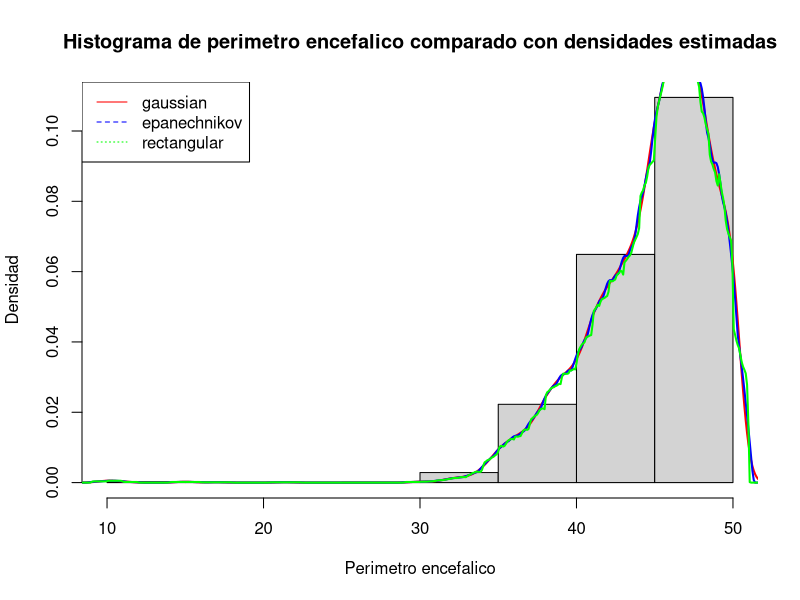
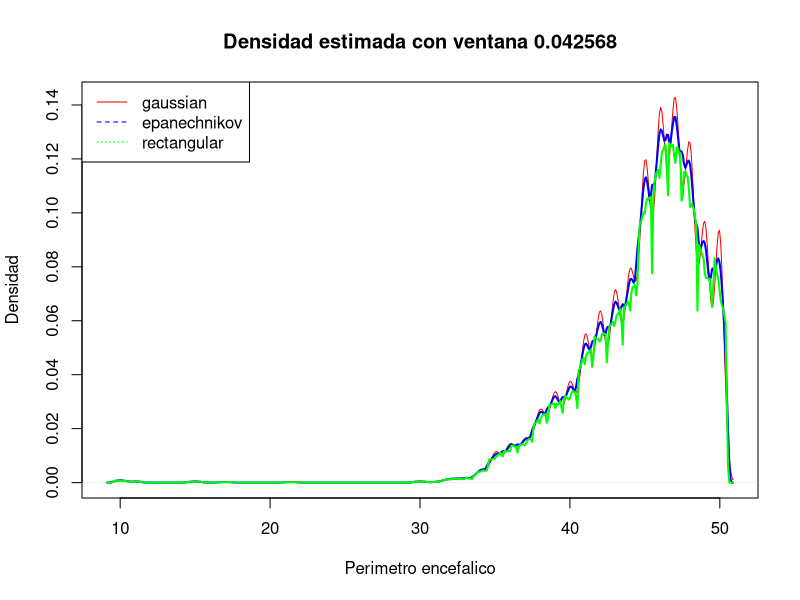
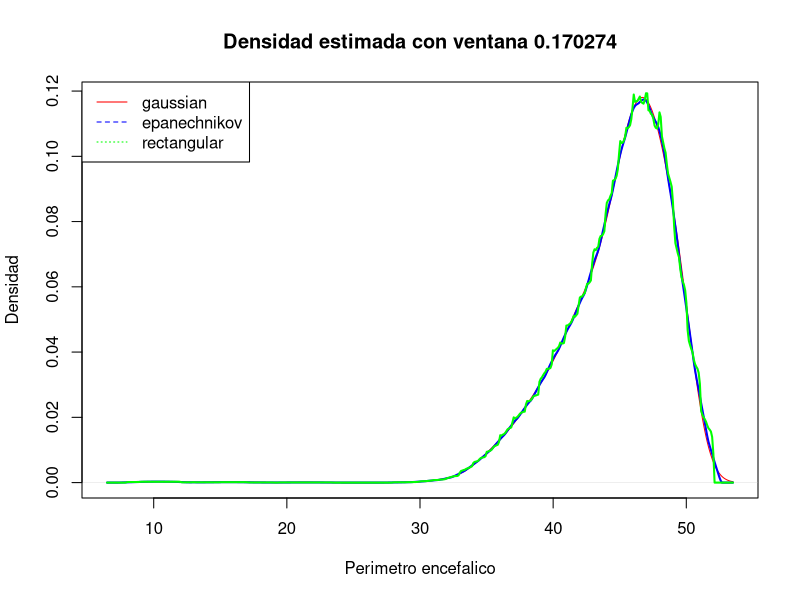
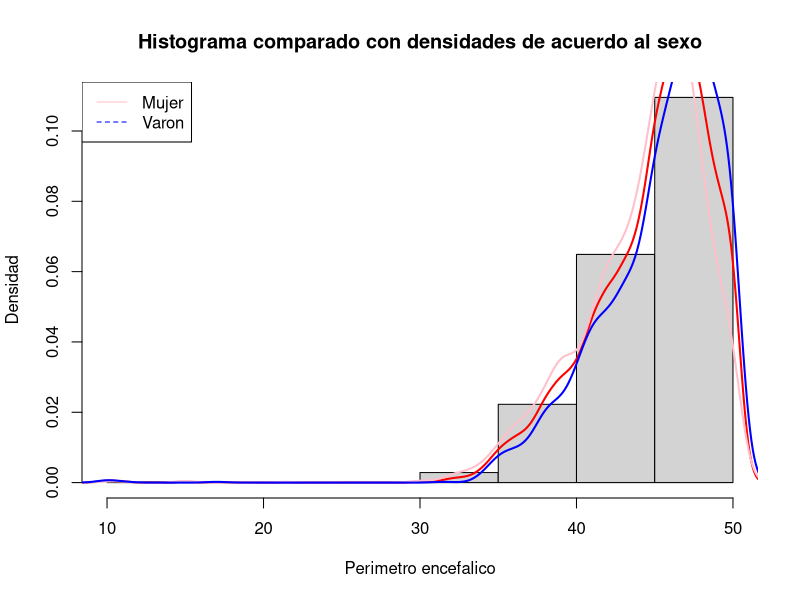
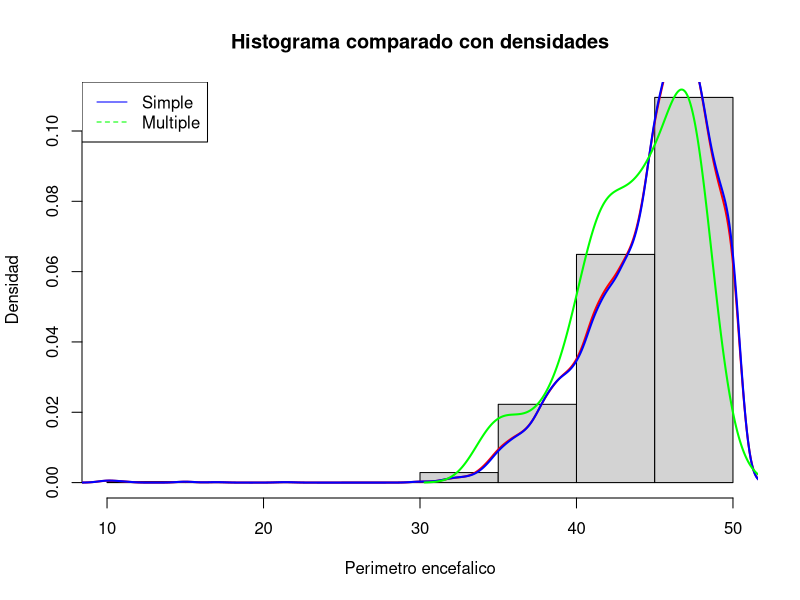

These charts were generated, in order, by the following R code:
## ---- chunk 1
knitr::opts_chunk$set(echo = TRUE)
rm(list=ls())
## ---- chunk 2
datos_encuesta <- read.table("./ENNyS_menorA2.txt", header = TRUE)
head(datos_encuesta)
## ---- chunk 3
datos_encuesta$Sexo <- as.factor(datos_encuesta$Sexo)
datos_encuesta$Tipo_embarazo <- as.factor(datos_encuesta$Tipo_embarazo)
attach(datos_encuesta)
## ---- chunk 4
hist(
  Perim_encef, 
  probability = TRUE,
  main="Histograma de perimetro encefalico comparado con densidades estimadas",
  xlab="Perimetro encefalico",
  ylab="Densidad"
)

kernels <- c("gaussian", "epanechnikov", "rectangular")
colors <- c("red", "blue", "green")
kde_perim_encef <- list() # A ser utilizado en siguientes ejercicios

for (i in seq_along(kernels)) {
  kde <- density(
      Perim_encef,
      kernel = kernels[i]
  )
  lines(kde, col = colors[i], lw = "2")
  kde_perim_encef[[kernels[i]]] <- kde
}

legend(x="topleft", legend = kernels, col = colors, lty = 1:3)
## ---- chunk 5
sum(Edad > 2)
## ---- chunk 6
lower_bound <- 42
upper_bound <- 48

indices_in_range <- (kde_perim_encef$epanechnikov$x >= lower_bound &
    kde_perim_encef$epanechnikov$x <= upper_bound)
dx <- diff(kde_perim_encef$epanechnikov$x[1:2])

density_in_range <- kde_perim_encef$epanechnikov$y[indices_in_range]
prob_epa <- sum(density_in_range) * dx
cat("Probabilidad utilizando densidad estimada:", prob_epa)
## ---- chunk 7
for (ker in kernels) {
    dx <- diff(kde_perim_encef[[ker]]$x[1:2])
    cat("Ventana para nucleo", ker, ":", dx, "\n")
}
## ---- chunk 8
dx <- diff(kde_perim_encef[["gaussian"]]$x[1:2])
for (i in seq_along(kernels)) {
    kde <- density(
        Perim_encef,
        kernel = kernels[i],
        adjust = 1/2
    )

    if (i == 1){
        plot(
            kde,
            col = colors[i],
            main = sprintf("Densidad estimada con ventana %f", dx / 2),
            xlab="Perimetro encefalico",
            ylab="Densidad"
        )
    }
    else{
        lines(
            kde,
            col = colors[i],
            lw = "2"
        )
    }
}

legend(x="topleft", legend = kernels, col = colors, lty = 1:3)

for (i in seq_along(kernels)) {
    kde <- density(
        Perim_encef,
        kernel = kernels[i],
        adjust=2
    )

    if (i == 1){
        plot(
            kde,
            col = colors[i],
            main = sprintf("Densidad estimada con ventana %f", dx * 2),
            xlab="Perimetro encefalico",
            ylab="Densidad"
        )
    }
    else{
        lines(
            kde,
            col = colors[i],
            lw = "2"
        )
    }
}

legend(x="topleft", legend = kernels, col = colors, lty = 1:3)

## ---- chunk 9
hist(Perim_encef, 
     probability = TRUE, 
     main = "Histograma comparado con densidades de acuerdo al sexo",
     xlab="Perimetro encefalico",
     ylab="Densidad"
)
lines(
  kde_perim_encef[["gaussian"]],
  col = "red",
  lw = "2"
)
sexos <- c("Mujer", "Varon")
colors <- c("pink", "blue")
for (i in seq_along(sexos)){
  kde <- density(
    Perim_encef[Sexo == sexos[i]],
    kernel = "gaussian",
  )
  lines(
    kde,
    col = colors[i],
    lw = "2"
  )
}
legend(x="topleft", legend = sexos, col = colors,lty = 1:3)
## ---- chunk 10
hist(
  Perim_encef, 
  probability = TRUE, 
  main = "Histograma comparado con densidades",
  xlab="Perimetro encefalico",
  ylab="Densidad"
)
lines(
  kde_perim_encef[["gaussian"]],
  col = "red",
  lw = "2"
)
tipos_embarazo <- c("Simple", "Multiple")
colors <- c("blue", "green")
for (i in seq_along(tipos_embarazo)){
  kde <- density(
    Perim_encef[Tipo_embarazo == tipos_embarazo[i]],
    kernel = "gaussian",
  )
  lines(
    kde,
    col = colors[i],
    lw = "2",
  )
}
legend(x="topleft", tipos_embarazo, col = colors,lty = 1:3)
## ---- chunk 11
table(Tipo_embarazo) / length(Tipo_embarazo)

